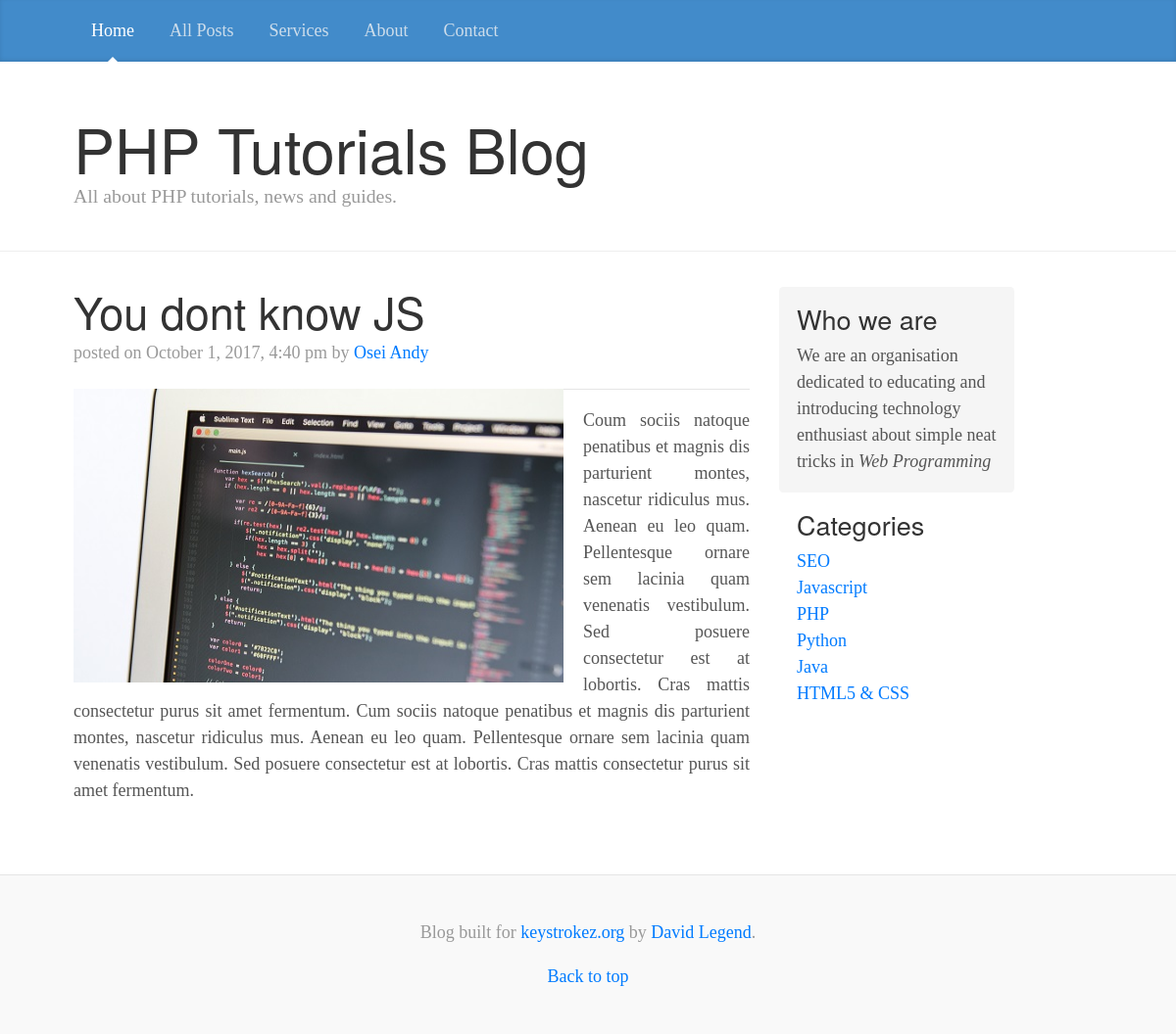
The app's page /single_post.php?id=7 with its own data.
### tables this page shows
CREATE TABLE `posts` (
  `post_id` int(11) NOT NULL,
  `category_id` int(11) NOT NULL,
  `title` varchar(255) NOT NULL,
  `content` text NOT NULL,
  `author` varchar(255) NOT NULL,
  `image` text NOT NULL,
  `date` timestamp NOT NULL DEFAULT CURRENT_TIMESTAMP,
  `tags` text NOT NULL
);

CREATE TABLE `categories` (
  `category_id` int(11) NOT NULL,
  `title` text NOT NULL
);

### assets/libs/database.php (called while the page is built, shortened)
<?php
class Database
{
	public $host = DB_HOST;
	public $user = DB_USER;
	public $password = DB_PASSWORD;
	public $db_name = DB_NAME;
	public $link;
	private function connect() {
		$this->link = new mysqli($this->host, $this->user, $this->password, $this->db_name);
	}
	public function select($query) {
		$result = $this->link->query($query);
		return $result;
	}
}

### includes/functions.php (called while the page is built)
<?php
function formatDate($date) {
		return date('F j, Y, g:i a', strtotime($date));
}
?>

### single_post.php (the view, shortened to what this page needs)
<?php
  include "assets/libs/database.php";
  include "includes/functions.php";
  $db = new Database();
  $id = $_GET['id'];
  $query = "SELECT * FROM posts WHERE post_id = '$id' ";
  $posts = $db->select($query);
?>
<!DOCTYPE html>
<html lang="en">
  <head>
    <link href="assets/css/bootstrap.min.css" rel="stylesheet">
    <link href="assets/styles/blog.css" rel="stylesheet">
  </head>
  <body>
    <div class="blog-masthead">
      <div class="container">
        <nav class="nav">
          <a class="nav-link active" href="index.php">Home</a>
          <a class="nav-link" href="#">All Posts</a>
          <a class="nav-link" href="#">Services</a>
          <a class="nav-link" href="#">About</a>
          <a class="nav-link" href="#">Contact</a>
        </nav>
      </div>
    </div>
    <div class="blog-header">
      <div class="container">
        <h1 class="blog-title">PHP Tutorials Blog</h1>
        <p class="lead blog-description">All about PHP tutorials, news and guides.</p>
      </div>
    </div>
    <div class="container">
      <div class="row">
       <div class="col-sm-8 blog-main">
        <?php $row = $posts->fetch_array(); ?>
          <div class="blog-post">
            <h2 class="blog-post-title"><?php echo $row['title']; ?></h2>
            <p class="blog-post-meta">posted on <?php echo formatDate($row['date']); ?> by <a href="#"><?php echo $row['author']; ?></a></p>
               <img style="float: left; margin-right: 20px; margin-bottom: 10px;" src="assets/images/<?php echo $row['image']; ?>" width="500px" height="300px">
            <p style="text-align: justify;"><?php echo $row['content']; ?></p>
          </div>
        </div>
      <?php
        include "includes/sidebar.php";
        include "includes/footer.php";
      ?>

### includes/sidebar.php
<?php
  $query = "SELECT * FROM categories";
  $category = $db->select($query);
?>
<div class="col-sm-3 offset-sm-1 blog-sidebar">
          <div class=" sidebar-module sidebar-module-inset">
            <h4>Who we are</h4>
            <p>We are an organisation dedicated to educating and introducing technology
                enthusiast about simple neat tricks in <em>Web Programming</em>
            </p>
          </div>
          <div class="sidebar-module">
            <h4>Categories</h4>
            <ol class="list-unstyled">
            <?php while($row = $category->fetch_array()) :?>
              <li><a href="category.php?id=<?php echo $row['category_id']; ?>" ><?php echo $row['title']; ?></a></li>
            <?php endwhile; ?>
            </ol>
          </div>
        </div>
        </div>
    </div>

### assets/styles/blog.css (style rules this page uses)
@media (min-width: 48em) { html { font-size: 18px; } }
body { font-family: Georgia, "Times New Roman", Times, serif; color: #555; }
h1, .h1, h2, .h2, h3, .h3, h4, .h4, h5, .h5, h6, .h6 { font-family: "Helvetica Neue", Helvetica, Arial, sans-serif; font-weight: normal; color: #333; }
.container { max-width: 60rem; }
.blog-masthead { margin-bottom: 3rem; background-color: #428bca; -webkit-box-shadow: inset 0 -.1rem .25rem rgba(0,0,0,.1); box-shadow: inset 0 -.1rem .25rem rgba(0,0,0,.1); }
.nav-link { position: relative; padding: 1rem; font-weight: 500; color: #cdddeb; }
.nav-link.active { color: #fff; }
.nav-link.active:after { position: absolute; bottom: 0; left: 50%; width: 0; height: 0; margin-left: -.3rem; vertical-align: middle; content: ""; border-right: .3rem solid transparent; border-bottom: .3rem solid; border-left: .3rem solid transparent; }
.blog-header { padding-bottom: 1.25rem; margin-bottom: 2rem; border-bottom: .05rem solid #eee; }
.blog-title { margin-bottom: 0; font-size: 2rem; font-weight: normal; }
.blog-description { font-size: 1.1rem; color: #999; }
@media (min-width: 40em) { .blog-title { font-size: 3.5rem; } }
.sidebar-module { padding: 1rem; }
.sidebar-module-inset { padding: 1rem; background-color: #f5f5f5; border-radius: .25rem; }
.sidebar-module-inset p:last-child, .sidebar-module-inset ul:last-child, .sidebar-module-inset ol:last-child { margin-bottom: 0; }
.blog-post { margin-bottom: 4rem; }
.blog-post-title { margin-bottom: .25rem; font-size: 2.5rem; }
.blog-post-meta { margin-bottom: 1.25rem; color: #999; }

### records on screen
posts: title "You dont know JS", date "October 1, 2017, 4:40 pm", author "Osei Andy", image (picture), content "Coum sociis natoque penatibus et magnis dis parturient montes, nascetur ridiculus mus. Aenean eu leo quam. Pellentesque ornare sem lacinia quam venenatis vestibulum. Sed posuere consectetur est at lobortis. Cras mattis consectetur purus sit amet fermentum. Cum sociis natoque penatibus et magnis dis parturient montes, nascetur ridiculus mus. Aenean eu leo quam. Pellentesque ornare sem lacinia quam venenatis vestibulum. Sed posuere consectetur est at lobortis. Cras mattis consectetur purus sit amet fermentum."
categories: title "SEO"
categories: title "Javascript"
categories: title "PHP"
categories: title "Python"
categories: title "Java"
categories: title "HTML5 & CSS"
